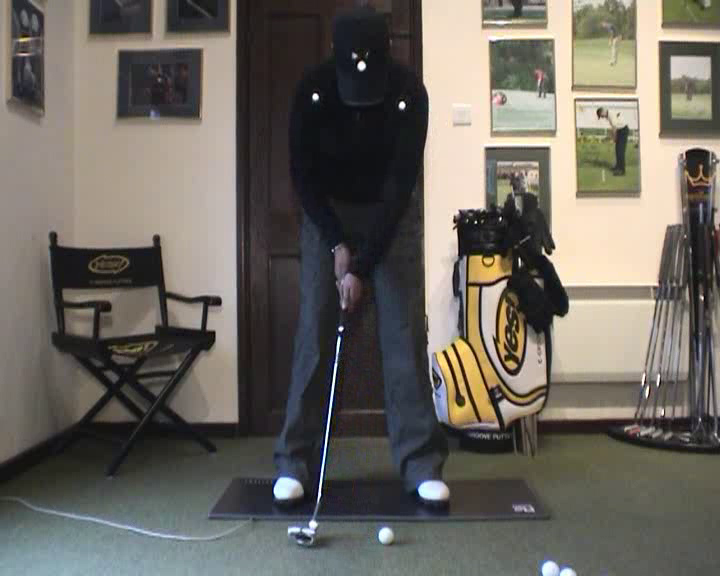
#> input picture frame 135 of image/video.mp4, 720 x 576 px
$ python camera.py
#> lines starting #> are read from the running program, lines starting #| are printed output that depends on the picture; after the words box and inside, x2 and y2 are one past the last pixel; in counts of white or black regions, pixels touching at a corner belong together
import numpy as np
import cv2
from skimage import data, filters

# Open Video
cap = cv2.VideoCapture('video.mp4')

# Randomly select 25 frames
frameIds = cap.get(cv2.CAP_PROP_FRAME_COUNT) * np.random.uniform(size=25)

# Store selected frames in an array
frames = []
for fid in frameIds:
    cap.set(cv2.CAP_PROP_POS_FRAMES, fid)
    ret, frame = cap.read()
    frames.append(frame)
#> this loop made 25 passes
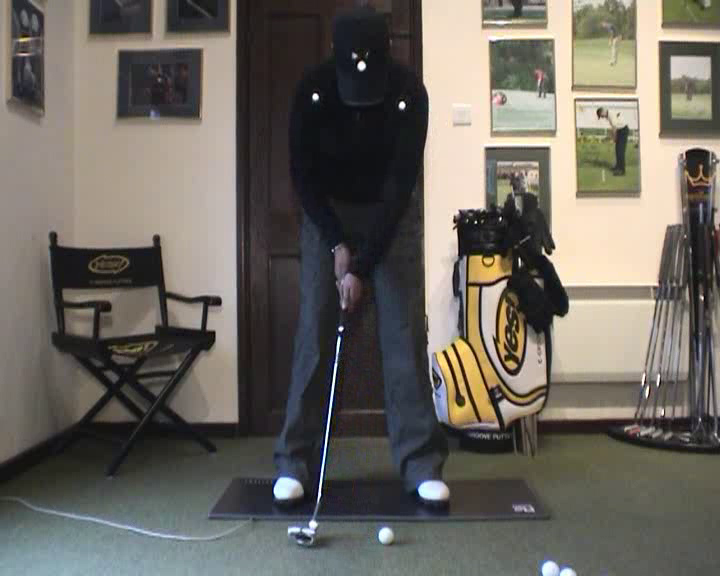
#> input picture frame 135 of image/video.mp4, 720 x 576 px
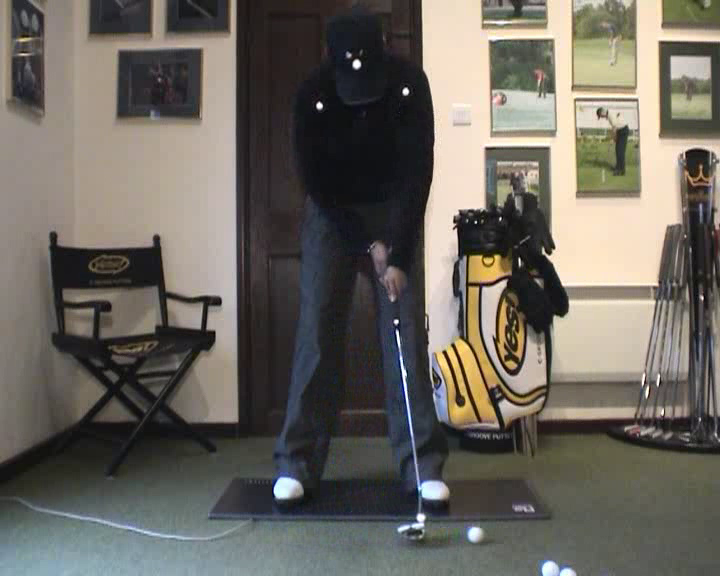
#> input picture frame 175 of image/video.mp4, 720 x 576 px
#> after the loop, frames = 25 items

# Calculate the median along the time axis
medianFrame = np.median(frames, axis=0).astype(dtype=np.uint8)
#
# # Display median frame
# cv2.imshow('frame', medianFrame)
# Reset frame number to 0
cap.set(cv2.CAP_PROP_POS_FRAMES, 0)

# Convert background to grayscale
grayMedianFrame = cv2.cvtColor(medianFrame, cv2.COLOR_BGR2GRAY)
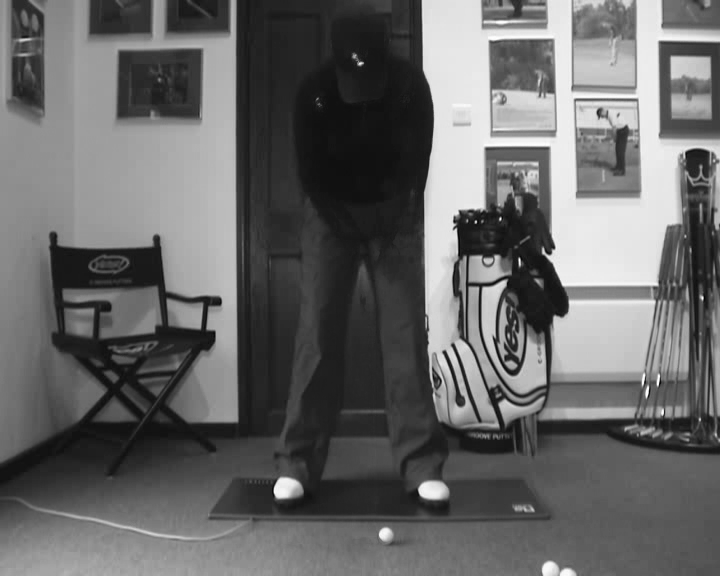
#> grayMedianFrame: shape (576, 720); min 2, max 255, mean 103.9

# Loop over all frames
ret = True
while(ret):

  # Read frame
  ret, frame = cap.read()
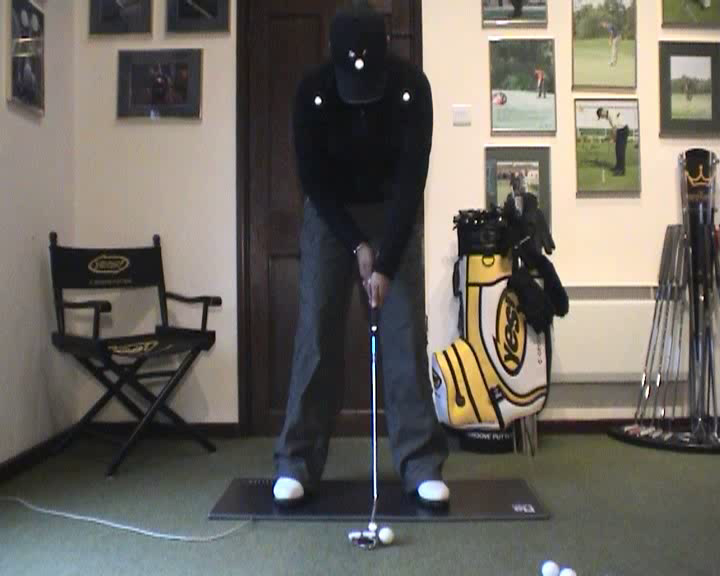
#> input picture frame 0 of image/video.mp4, 720 x 576 px
#> frame is the input picture: shape (576, 720, 3); mean B, G, R 96.5, 103.6, 107.9
  # Convert current frame to grayscale
  frame = cv2.cvtColor(frame, cv2.COLOR_BGR2GRAY)
#> frame: shape (576, 720)
  # Calculate absolute difference of current frame and
  # the median frame
  dframe = cv2.absdiff(frame, grayMedianFrame)
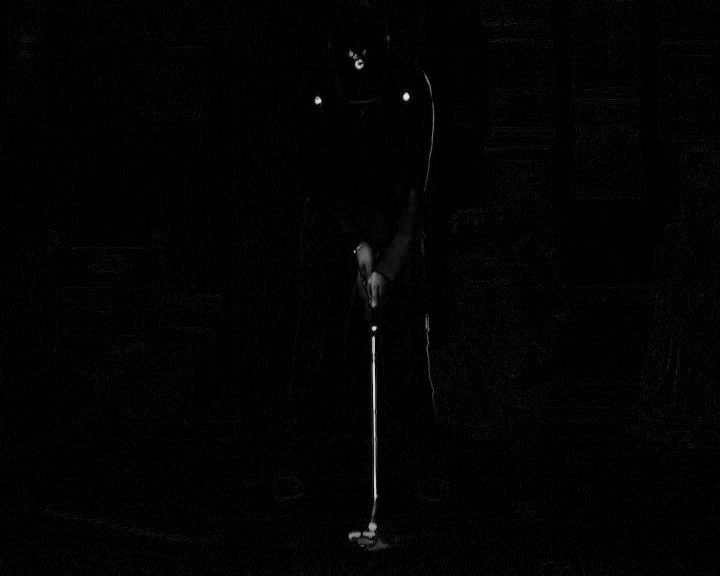
#> dframe: shape (576, 720); min 0, max 231, mean 2.6
  # Treshold to binarize
  th, dframe = cv2.threshold(dframe, 50, 255, cv2.THRESH_BINARY)
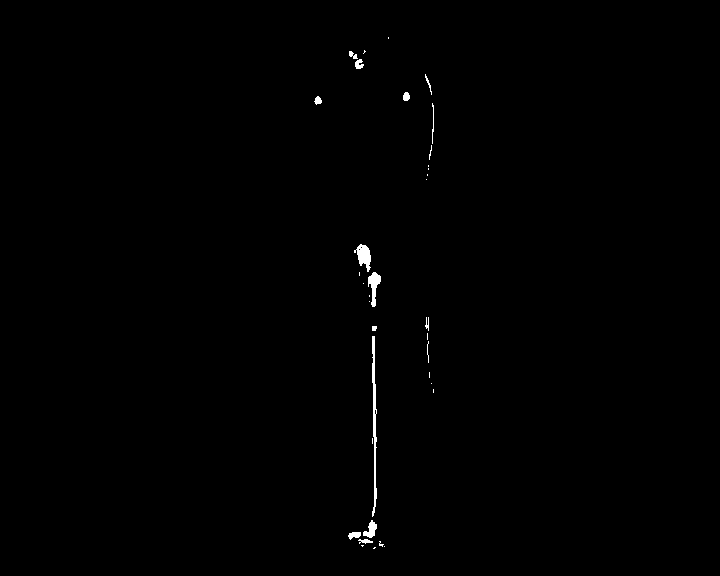
#> dframe: shape (576, 720); 0.4% white; 35 white regions (20 under 20 px), largest, box (x1, y1, x2, y2) and area: (372, 336, 377, 517) 473, (354, 244, 371, 272) 263, (368, 272, 381, 307) 228
  # Display image
  cv2.imshow('frame', dframe)
  cv2.waitKey(20)

# Release video object
cap.release()
cv2.destroyAllWindows()

$ run again, starting later in the video
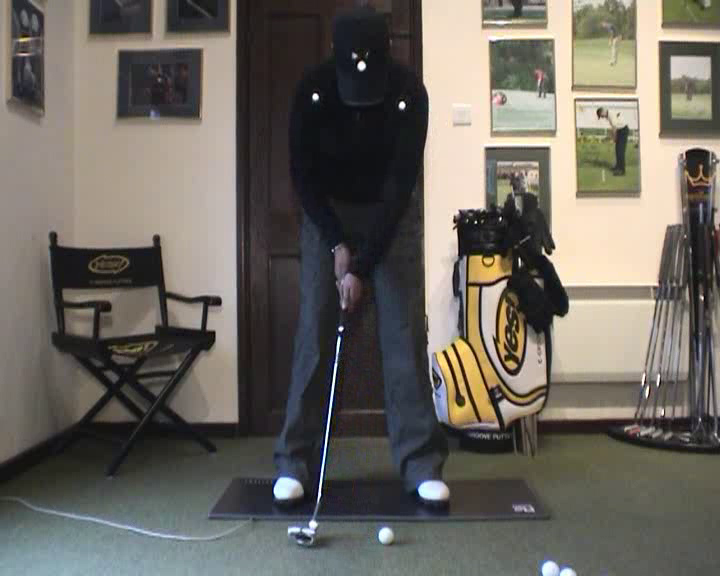
#> input picture frame 135 of image/video.mp4, 720 x 576 px
#> the loop `for fid in frameIds:` made 25 passes
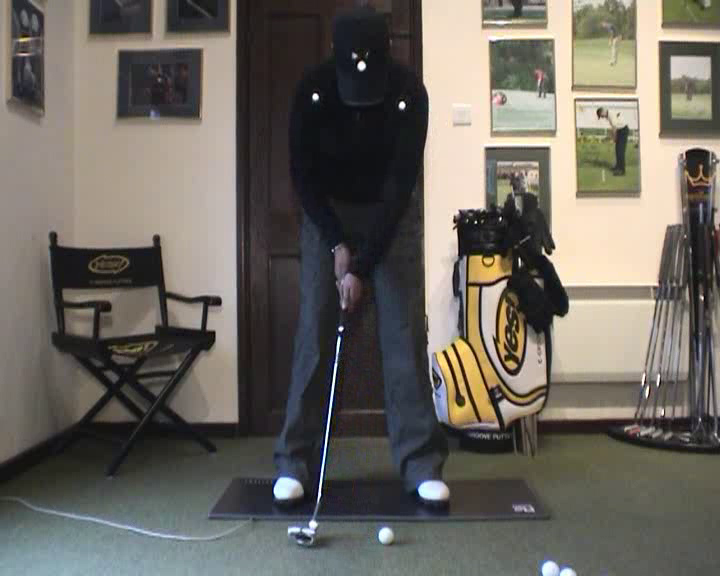
#> input picture frame 135 of image/video.mp4, 720 x 576 px
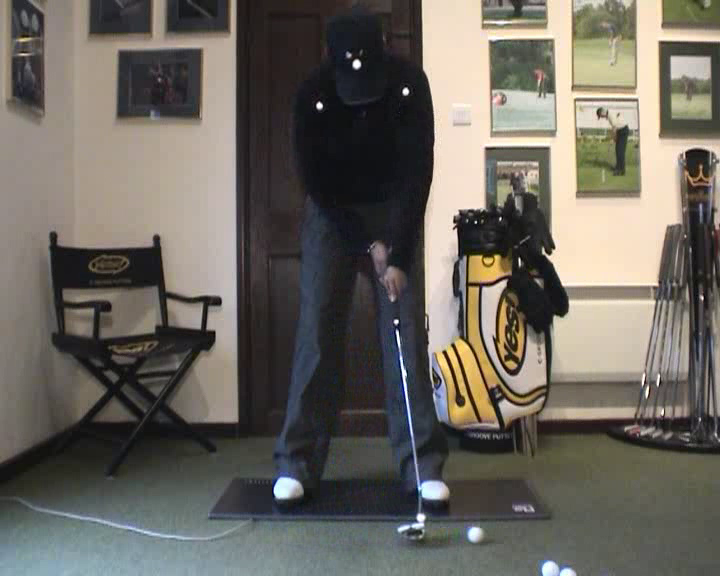
#> input picture frame 175 of image/video.mp4, 720 x 576 px
#> after the loop `for fid in frameIds:`: frames = 25 items
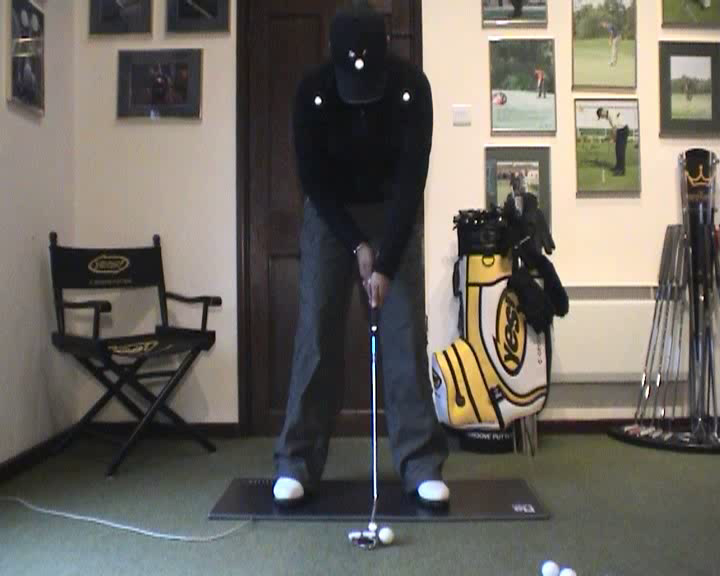
#> input picture frame 0 of image/video.mp4, 720 x 576 px
#> frame is the input picture: shape (576, 720, 3); mean B, G, R 96.5, 103.6, 107.9

$ run again, starting later in the video
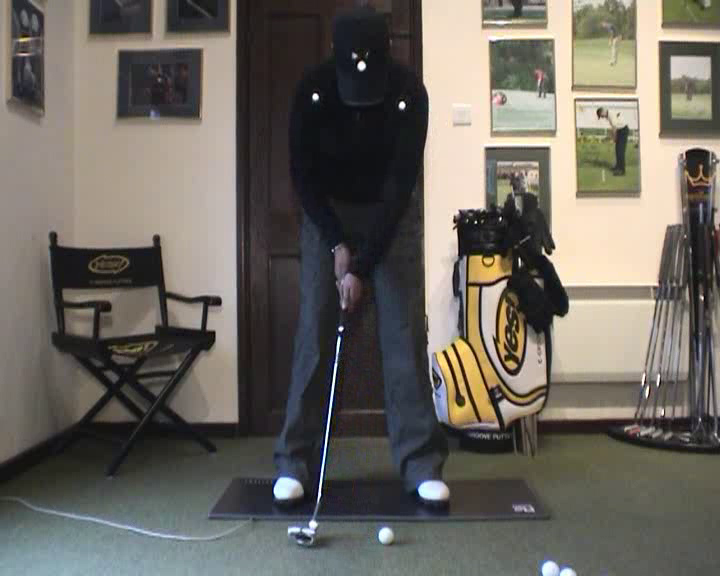
#> input picture frame 135 of image/video.mp4, 720 x 576 px
#> the loop `for fid in frameIds:` made 25 passes
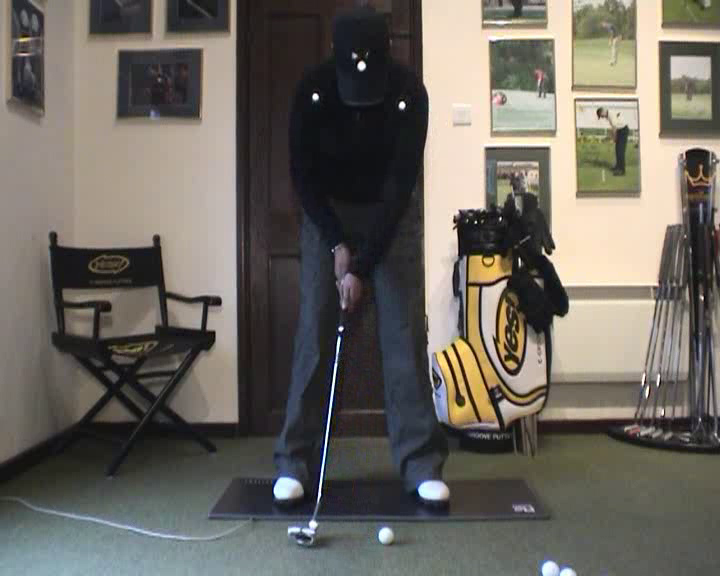
#> input picture frame 135 of image/video.mp4, 720 x 576 px
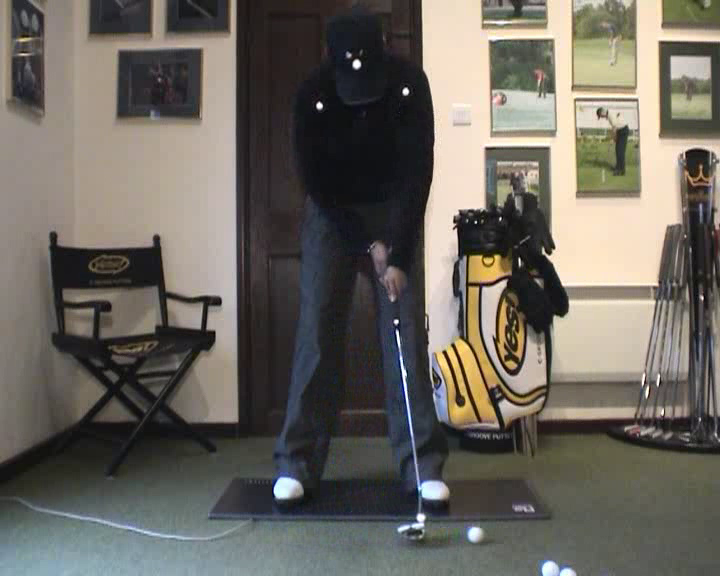
#> input picture frame 175 of image/video.mp4, 720 x 576 px
#> after the loop `for fid in frameIds:`: frames = 25 items
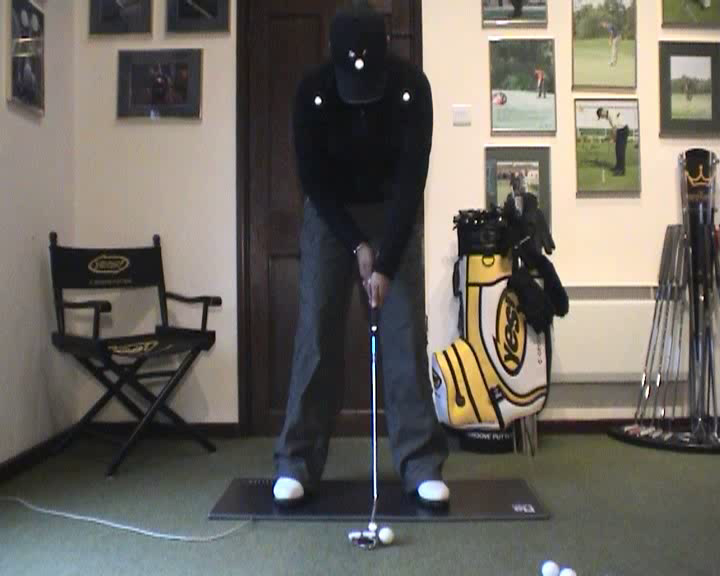
#> input picture frame 0 of image/video.mp4, 720 x 576 px
#> frame is the input picture: shape (576, 720, 3); mean B, G, R 96.5, 103.6, 107.9
